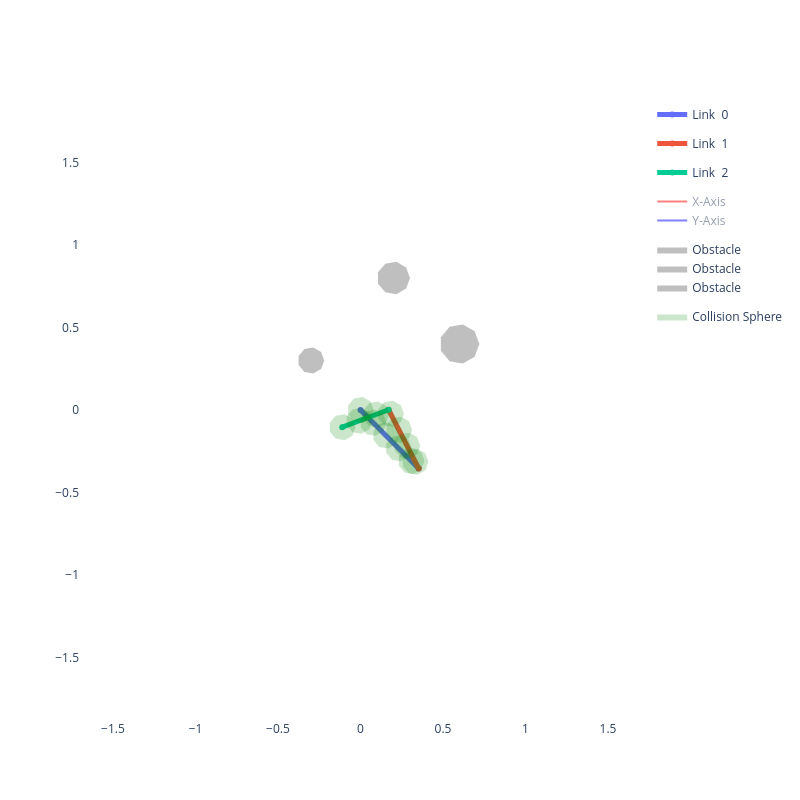

This figure's notebook cell:
### Code cell
# ---- Cell 5: Visualize Robot Arm in Random Configuration ----
# Generate a random joint position
np.random.seed(42)
q_random = np.random.uniform(low=-np.pi, high=np.pi, size=(robot.n_dof,))
print(f"Random joint position: {q_random}")

# Create the viewer and visualize
viz_random = RobotViewer(q_random, robot, obstacles=obstacles)
viz_random.plot()

### Figure 1 — Plotly figure (JSON) as saved in the notebook; plotly's stock layout.template omitted (floating-point values rounded to 4 significant figures)
{"data": [{"line": {"width": 5}, "mode": "lines+markers", "name": "Link  0", "type": "scatter", "x": [0, 0.3525], "y": [0, -0.3546]}, {"line": {"width": 5}, "mode": "lines+markers", "name": "Link  1", "type": "scatter", "x": [0.3525, 0.1704], "y": [-0.3546, 0.001538]}, {"line": {"width": 5}, "mode": "lines+markers", "name": "Link  2", "type": "scatter", "x": [0.1704, -0.1104], "y": [0.001538, -0.1041]}, {"legendgroup": "frame", "line": {"color": "red"}, "mode": "lines", "name": "X-Axis", "showlegend": true, "type": "scatter", "visible": "legendonly", "x": [0, 0.07051], "y": [0, -0.07091]}, {"legendgroup": "frame", "line": {"color": "blue"}, "mode": "lines", "name": "Y-Axis", "showlegend": true, "type": "scatter", "visible": "legendonly", "x": [0, 0.07091], "y": [0, 0.07051]}, {"legendgroup": "frame", "line": {"color": "red"}, "mode": "lines", "name": "X-Axis", "showlegend": false, "type": "scatter", "visible": "legendonly", "x": [0.3525, 0.307], "y": [-0.3546, -0.2655]}, {"legendgroup": "frame", "line": {"color": "blue"}, "mode": "lines", "name": "Y-Axis", "showlegend": false, "type": "scatter", "visible": "legendonly", "x": [0.3525, 0.2635], "y": [-0.3546, -0.4001]}, {"legendgroup": "frame", "line": {"color": "red"}, "mode": "lines", "name": "X-Axis", "showlegend": false, "type": "scatter", "visible": "legendonly", "x": [0.1704, 0.07676], "y": [0.001538, -0.03366]}, {"legendgroup": "frame", "line": {"color": "blue"}, "mode": "lines", "name": "Y-Axis", "showlegend": false, "type": "scatter", "visible": "legendonly", "x": [0.1704, 0.2056], "y": [0.001538, -0.09206]}, {"legendgroup": "frame", "line": {"color": "red"}, "mode": "lines", "name": "X-Axis", "showlegend": false, "type": "scatter", "visible": "legendonly", "x": [-0.1104, -0.204], "y": [-0.1041, -0.1393]}, {"legendgroup": "frame", "line": {"color": "blue"}, "mode": "lines", "name": "Y-Axis", "showlegend": false, "type": "scatter", "visible": "legendonly", "x": [-0.1104, -0.07524], "y": [-0.1041, -0.1977]}, {"fill": "toself", "fillcolor": "gray", "legendgroup": "obstacle", "line": {"width": 0}, "mode": "lines", "name": "Obstacle", "opacity": 0.5, "type": "scatter", "x": [0.72, 0.6919, 0.6208, 0.54, 0.4872, 0.4872, 0.54, 0.6208, 0.6919, 0.72], "y": [0.4, 0.4771, 0.5182, 0.5039, 0.441, 0.359, 0.2961, 0.2818, 0.3229, 0.4]}, {"fill": "toself", "fillcolor": "gray", "legendgroup": "obstacle", "line": {"width": 0}, "mode": "lines", "name": "Obstacle", "opacity": 0.5, "type": "scatter", "x": [0.3, 0.2766, 0.2174, 0.15, 0.106, 0.106, 0.15, 0.2174, 0.2766, 0.3], "y": [0.8, 0.8643, 0.8985, 0.8866, 0.8342, 0.7658, 0.7134, 0.7015, 0.7357, 0.8]}, {"fill": "toself", "fillcolor": "gray", "legendgroup": "obstacle", "line": {"width": 0}, "mode": "lines", "name": "Obstacle", "opacity": 0.5, "type": "scatter", "x": [-0.22, -0.2387, -0.2861, -0.34, -0.3752, -0.3752, -0.34, -0.2861, -0.2387, -0.22], "y": [0.3, 0.3514, 0.3788, 0.3693, 0.3274, 0.2726, 0.2307, 0.2212, 0.2486, 0.3]}, {"fill": "toself", "fillcolor": "green", "legendgroup": "sphere", "line": {"width": 0}, "mode": "lines", "name": "Collision Sphere", "opacity": 0.2, "showlegend": true, "type": "scatter", "x": [0.08, 0.06128, 0.01389, -0.04, -0.07518, -0.07518, -0.04, 0.01389, 0.06128, 0.08], "y": [0.0, 0.05142, 0.07878, 0.06928, 0.02736, -0.02736, -0.06928, -0.07878, -0.05142, -1.959e-17]}, {"fill": "toself", "fillcolor": "green", "legendgroup": "sphere", "line": {"width": 0}, "mode": "lines", "name": "Collision Sphere", "opacity": 0.2, "showlegend": false, "type": "scatter", "x": [0.1569, 0.1382, 0.09081, 0.03692, 0.00174, 0.00174, 0.03692, 0.09081, 0.1382, 0.1569], "y": [-0.07736, -0.02594, 0.001423, -0.008079, -0.05, -0.1047, -0.1466, -0.1561, -0.1288, -0.07736]}, {"fill": "toself", "fillcolor": "green", "legendgroup": "sphere", "line": {"width": 0}, "mode": "lines", "name": "Collision Sphere", "opacity": 0.2, "showlegend": false, "type": "scatter", "x": [0.2338, 0.2151, 0.1677, 0.1138, 0.07866, 0.07866, 0.1138, 0.1677, 0.2151, 0.2338], "y": [-0.1547, -0.1033, -0.07594, -0.08544, -0.1274, -0.1821, -0.224, -0.2335, -0.2061, -0.1547]}, {"fill": "toself", "fillcolor": "green", "legendgroup": "sphere", "line": {"width": 0}, "mode": "lines", "name": "Collision Sphere", "opacity": 0.2, "showlegend": false, "type": "scatter", "x": [0.3107, 0.292, 0.2446, 0.1907, 0.1556, 0.1556, 0.1907, 0.2446, 0.292, 0.3107], "y": [-0.2321, -0.1807, -0.1533, -0.1628, -0.2047, -0.2594, -0.3014, -0.3109, -0.2835, -0.2321]}, {"fill": "toself", "fillcolor": "green", "legendgroup": "sphere", "line": {"width": 0}, "mode": "lines", "name": "Collision Sphere", "opacity": 0.2, "showlegend": false, "type": "scatter", "x": [0.3877, 0.3689, 0.3216, 0.2677, 0.2325, 0.2325, 0.2677, 0.3216, 0.3689, 0.3877], "y": [-0.3094, -0.258, -0.2307, -0.2402, -0.2821, -0.3368, -0.3787, -0.3882, -0.3609, -0.3094]}, {"fill": "toself", "fillcolor": "green", "legendgroup": "sphere", "line": {"width": 0}, "mode": "lines", "name": "Collision Sphere", "opacity": 0.2, "showlegend": false, "type": "scatter", "x": [0.4118, 0.3931, 0.3457, 0.2918, 0.2567, 0.2567, 0.2918, 0.3457, 0.3931, 0.4118], "y": [-0.3141, -0.2627, -0.2353, -0.2448, -0.2867, -0.3415, -0.3834, -0.3929, -0.3655, -0.3141]}, {"fill": "toself", "fillcolor": "green", "legendgroup": "sphere", "line": {"width": 0}, "mode": "lines", "name": "Collision Sphere", "opacity": 0.2, "showlegend": false, "type": "scatter", "x": [0.3621, 0.3434, 0.296, 0.2421, 0.207, 0.207, 0.2421, 0.296, 0.3434, 0.3621], "y": [-0.217, -0.1656, -0.1382, -0.1477, -0.1896, -0.2443, -0.2863, -0.2958, -0.2684, -0.217]}, {"fill": "toself", "fillcolor": "green", "legendgroup": "sphere", "line": {"width": 0}, "mode": "lines", "name": "Collision Sphere", "opacity": 0.2, "showlegend": false, "type": "scatter", "x": [0.3125, 0.2938, 0.2464, 0.1925, 0.1573, 0.1573, 0.1925, 0.2464, 0.2938, 0.3125], "y": [-0.1199, -0.06844, -0.04108, -0.05058, -0.0925, -0.1472, -0.1891, -0.1986, -0.1713, -0.1199]}, {"fill": "toself", "fillcolor": "green", "legendgroup": "sphere", "line": {"width": 0}, "mode": "lines", "name": "Collision Sphere", "opacity": 0.2, "showlegend": false, "type": "scatter", "x": [0.2628, 0.2441, 0.1967, 0.1428, 0.1076, 0.1076, 0.1428, 0.1967, 0.2441, 0.2628], "y": [-0.02274, 0.02868, 0.05604, 0.04654, 0.00462, -0.0501, -0.09202, -0.1015, -0.07417, -0.02274]}, {"fill": "toself", "fillcolor": "green", "legendgroup": "sphere", "line": {"width": 0}, "mode": "lines", "name": "Collision Sphere", "opacity": 0.2, "showlegend": false, "type": "scatter", "x": [0.1738, 0.1551, 0.1077, 0.05378, 0.01861, 0.01861, 0.05378, 0.1077, 0.1551, 0.1738], "y": [-0.02726, 0.02416, 0.05152, 0.04202, 0.0001003, -0.05462, -0.09654, -0.106, -0.07868, -0.02726]}, {"fill": "toself", "fillcolor": "green", "legendgroup": "sphere", "line": {"width": 0}, "mode": "lines", "name": "Collision Sphere", "opacity": 0.2, "showlegend": false, "type": "scatter", "x": [0.07167, 0.05296, 0.005565, -0.04833, -0.0835, -0.0835, -0.04833, 0.005565, 0.05296, 0.07167], "y": [-0.06566, -0.01424, 0.01312, 0.003621, -0.0383, -0.09302, -0.1349, -0.1444, -0.1171, -0.06566]}, {"fill": "toself", "fillcolor": "green", "legendgroup": "sphere", "line": {"width": 0}, "mode": "lines", "name": "Collision Sphere", "opacity": 0.2, "showlegend": false, "type": "scatter", "x": [-0.03044, -0.04915, -0.09654, -0.1504, -0.1856, -0.1856, -0.1504, -0.09654, -0.04915, -0.03044], "y": [-0.1041, -0.05264, -0.02528, -0.03478, -0.0767, -0.1314, -0.1733, -0.1828, -0.1555, -0.1041]}], "layout": {"height": 800, "paper_bgcolor": "white", "plot_bgcolor": "white", "showlegend": true, "width": 800, "xaxis": {"range": [-1.7, 1.7], "scaleanchor": "y", "scaleratio": 1, "showgrid": false, "zeroline": false}, "yaxis": {"range": [-1.7, 1.7], "scaleanchor": "x", "scaleratio": 1, "showgrid": false, "zeroline": false}}}
